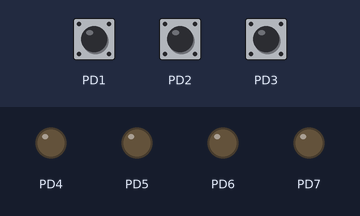
This program was run on a simulated ATmega328P, built with avr-gcc and emulated at 16 MHz (the files do not name the chip). Shown: output pins drawn as LEDs (lit = HIGH). Inputs (shaded band) come from the test bench; at power-on: PD1 HIGH, PD2 HIGH, PD3 HIGH.

Above: at 1.2 s.
1.3 s: PD1 pulled LOW for 0.15 s
At 2.1 s:
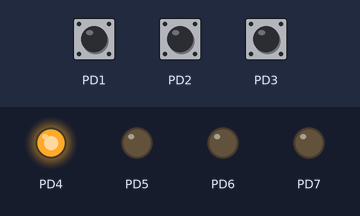
2.9 s: PD2 pulled LOW for 0.15 s
At 3.3 s:
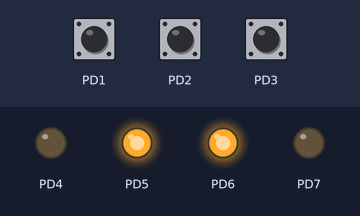
4.5 s: PD3 pulled LOW for 0.15 s
At 5.7 s:
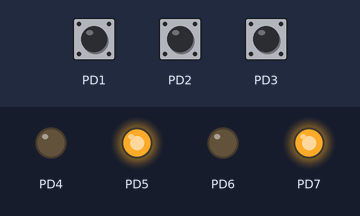
6.1 s: PD1 pulled LOW for 1 s
At 6.9 s:
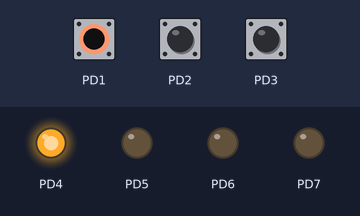
8.6 s: PD2 pulled LOW for 1 s
At 10.0 s:
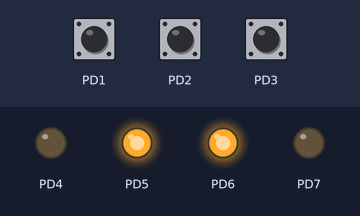
11.1 s: PD1 driven LOW and PD2 driven LOW
At 11.9 s:
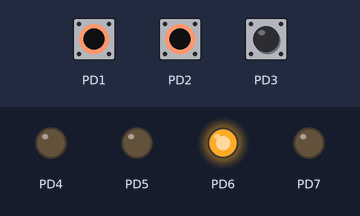
Timing chart, 0 to 13.6 s (numbered marks = the images above; inputs shaded):
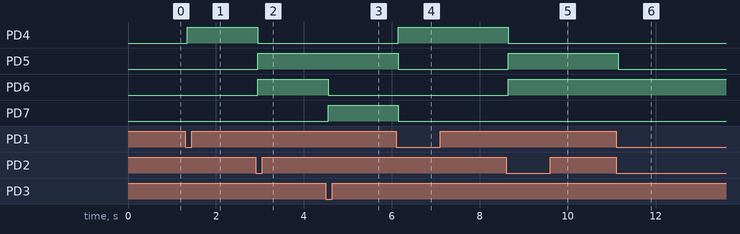

The program:

main.cpp
```cpp
#include <avr/io.h>
#include <avr/interrupt.h>
#define F_CPU 16000000UL
#include <util/delay.h>
char comando=0;
char pos=0;
char po=0;

void config_PCI(void){

      PCICR |= 0x04;
      PCMSK2 |= 0x0E;

      DDRD &= ~(0x0E);
      PORTD |= 0x0E;


}


ISR(PCINT2_vect) {
  unsigned char entrada = (PIND & 0x0E);
if(entrada!=0x0E){
  _delay_ms(50);

      comando = entrada;


}
}

void tarea(char b){

  switch (b){


    case 0x02:

    //PARO
    PORTD&=~(0x10);   //Motor A
    PORTD&=~(0x20);

    PORTD&=~(0x40);   //Motor B
    PORTD&=~(0x80);


    break;

    case 0x04:

    //Avance
    PORTD|=0x10;   //Motor A
    PORTD&=~(0x20);

    PORTD|=0x40;   //Motor B
    PORTD&=~(0x80);


    break;

    case 0x06:

    //Retro
    PORTD&=~(0x10);   //Motor A
    PORTD|=(0x20);


    PORTD&=~(0x40);   //Motor B
    PORTD|=(0x80);

    break;

    case 0x08:

    //Derecha Larga
    PORTD&=~(0x10);   //Motor A
    PORTD&=~(0x20);

    PORTD|=0x40;   //Motor B
    PORTD&=~(0x80);

    break;

    case 0x0A:

    //Derecha Corta
    PORTD&=~(0x10);   //Motor A
    PORTD|=(0x20);

    PORTD|=0x40;   //Motor B
    PORTD&=~(0x80);

    break;

    case 0x0C:

    //Izquierda Larga
    PORTD|=(0x10);   //Motor A
    PORTD&=~(0x20);

    PORTD&=~(0x40);   //Motor B
    PORTD&=~(0x80);

    break;

    case 0x0E:

     //Izquierda Corta
     PORTD|=(0x10);   //Motor A
     PORTD&=~(0x20);

     PORTD&=~(0x40);   //Motor B
     PORTD|=(0x80);

     break;

}

}


int main(void){
    DDRD |= 0xF0;
    PORTD &= ~(0xF0);
    config_PCI();
    sei();
    while(1){
     tarea(comando);
     _delay_ms(50);

    }

}
```

Measured:
- after the input at 1.3 s, PD4: LOW → HIGH after 0.05 s
- after the input at 2.9 s, PD4: HIGH → LOW after 0.05 s; PD5, PD6: LOW → HIGH after 0.05 s
- after the input at 4.5 s, PD6: HIGH → LOW after 0.05 s; PD7: LOW → HIGH after 0.05 s
- after the input at 6.1 s, PD4: LOW → HIGH after 0.05 s; PD5, PD7: HIGH → LOW after 0.05 s
- after the input at 8.6 s, PD4: HIGH → LOW after 0.05 s; PD5, PD6: LOW → HIGH after 0.05 s
- after the input at 11.1 s, PD5: HIGH → LOW after 0.05 s
